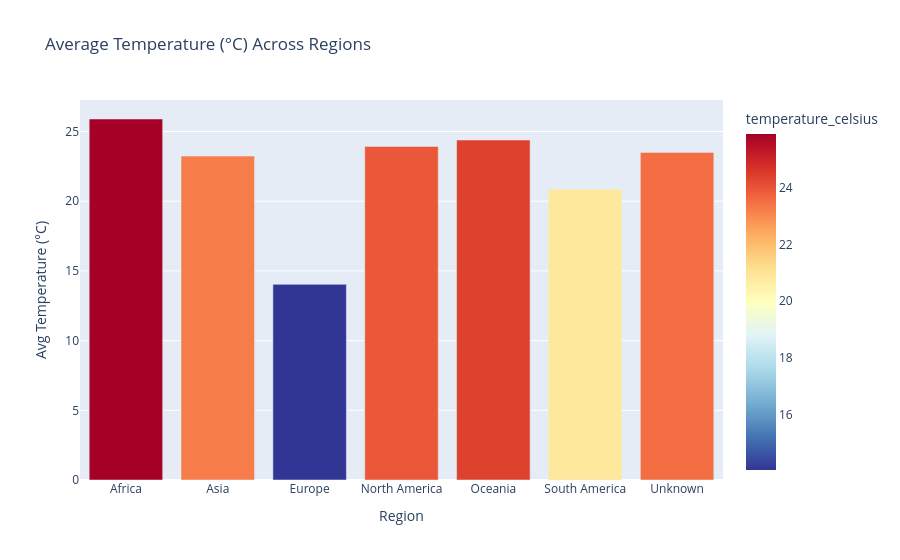

Notebook source saved alongside this figure:
### Code cell
import plotly.express as px
country_avg = df.groupby("region")[["temperature_celsius", "humidity", "wind_kph"]].mean().reset_index()
fig = px.bar(
    country_avg,
    x="region",
    y="temperature_celsius",
    color="temperature_celsius",
    hover_data={"humidity": True, "wind_kph": True},
    color_continuous_scale="RdYlBu_r",
    title="Average Temperature (°C) Across Regions"
)
fig.update_layout(xaxis_title="Region", yaxis_title="Avg Temperature (°C)")
fig.show()

### Figure 1 — Plotly figure (JSON) as saved in the notebook; plotly's stock layout.template omitted (floating-point values rounded to 4 significant figures)
{"data": [{"customdata": [[59.23, 13.11], [56.77, 11.97], [68.45, 13.06], [78.74, 14.1], [83.69, 16.14], [73.22, 9.464], [71.03, 10.65]], "hovertemplate": "region=%{x}<br>temperature_celsius=%{marker.color}<br>humidity=%{customdata[0]}<br>wind_kph=%{customdata[1]}<extra></extra>", "legendgroup": "", "marker": {"color": [25.9, 23.24, 14.04, 23.93, 24.39, 20.86, 23.5], "coloraxis": "coloraxis", "pattern": {"shape": ""}}, "name": "", "orientation": "v", "showlegend": false, "textposition": "auto", "type": "bar", "x": ["Africa", "Asia", "Europe", "North America", "Oceania", "South America", "Unknown"], "xaxis": "x", "y": [25.9, 23.24, 14.04, 23.93, 24.39, 20.86, 23.5], "yaxis": "y"}], "layout": {"barmode": "relative", "coloraxis": {"colorbar": {"title": {"text": "temperature_celsius"}}, "colorscale": [[0, "rgb(49,54,149)"], [0.1, "rgb(69,117,180)"], [0.2, "rgb(116,173,209)"], [0.3, "rgb(171,217,233)"], [0.4, "rgb(224,243,248)"], [0.5, "rgb(255,255,191)"], [0.6, "rgb(254,224,144)"], [0.7, "rgb(253,174,97)"], [0.8, "rgb(244,109,67)"], [0.9, "rgb(215,48,39)"], [1, "rgb(165,0,38)"]]}, "legend": {"tracegroupgap": 0}, "title": {"text": "Average Temperature (°C) Across Regions"}, "xaxis": {"anchor": "y", "domain": [0, 1], "title": {"text": "Region"}}, "yaxis": {"anchor": "x", "domain": [0, 1], "title": {"text": "Avg Temperature (°C)"}}}}
